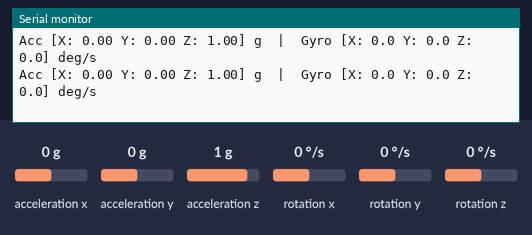
Simulated run of this sketch. Board: ESP32. Shown: the last lines printed to the serial monitor. Wiring (inferred from the names in the program): MPU-6050 motion sensor at I2C address 0x68. The test bench sets the inputs (shaded band); at power-on: acceleration x 0 g, acceleration y 0 g, acceleration z 1 g, rotation x 0 °/s, rotation y 0 °/s, rotation z 0 °/s.

Above: at 2.2 s.
2.3 s: acceleration x set to -1.4 g
At 2.34 s:
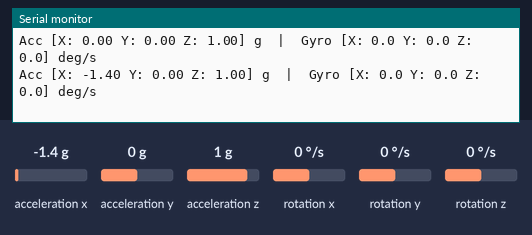
3.8 s: acceleration y set to -1.4 g
At 3.87 s:
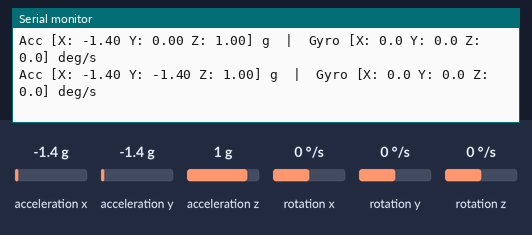
5.3 s: acceleration z set to -1.4 g
At 5.3 s:
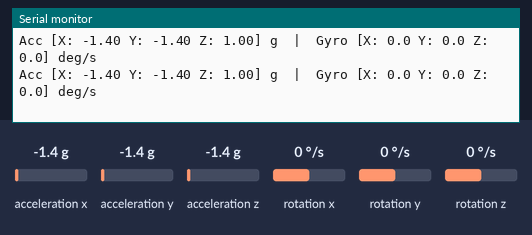
6.8 s: rotation x set to -192 °/s
At 6.84 s:
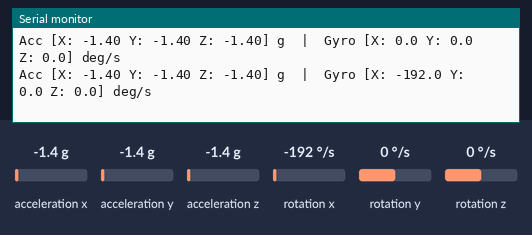
8.3 s: rotation y set to -192 °/s
At 8.38 s:
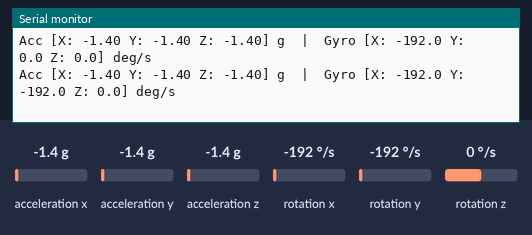

Measured:
- after the input at 2.3 s, the serial monitor: prints a new line at once (image 1)
- after the input at 3.8 s, the serial monitor: prints a new line after 0.07 s (image 2)
- after the input at 6.8 s, the serial monitor: prints a new line at once (image 4)
- after the input at 8.3 s, the serial monitor: prints a new line after 0.08 s (image 5)

The sketch:

MPU6050_Test.ino
```cpp
#include <Wire.h>

const int MPU_ADDR = 0x68; // I2C address of the MPU-6050

int16_t accel_x, accel_y, accel_z; // Raw Accelerometer data
int16_t gyro_x, gyro_y, gyro_z;    // Raw Gyroscope data
int16_t tempRaw;                   // Raw Temperature

// Variables to hold converted data
float ax, ay, az;
float gx, gy, gz;

void setup() {
  Serial.begin(115200);
  Wire.begin(); // SDA=21, SCL=22 on ESP32

  Serial.println(F("Initializing MPU6050..."));

  // 1. WAKE UP THE MPU6050
  // By default, it starts in sleep mode to save power.
  Wire.beginTransmission(MPU_ADDR);
  Wire.write(0x6B); // Power Management 1 register
  Wire.write(0x00); // Write 0 to wake it up
  Wire.endTransmission(true);

  // 2. CONFIGURE THE GYROSCOPE FULL-SCALE RANGE
  // Register 0x1B: Gyroscope Configuration
  // 0x00 = ±250°/s, 0x08 = ±500°/s, 0x10 = ±1000°/s, 0x18 = ±2000°/s
  // For drones, doing a flip takes about 1 second (360°/s). So ±500°/s is a standard safe limit.
  Wire.beginTransmission(MPU_ADDR);
  Wire.write(0x1B);
  Wire.write(0x08);
  Wire.endTransmission(true);

  // 3. CONFIGURE THE ACCELEROMETER FULL-SCALE RANGE
  // Register 0x1C: Accelerometer Configuration
  // 0x00 = ±2g, 0x08 = ±4g, 0x10 = ±8g, 0x18 = ±16g
  // Drone motors cause heavy high-g vibrations. ±2g will "clip" easily. We use ±8g.
  Wire.beginTransmission(MPU_ADDR);
  Wire.write(0x1C);
  Wire.write(0x10);
  Wire.endTransmission(true);

  // 4. HARDWARE DIGITAL LOW PASS FILTER (DLPF)
  // Register 0x1A: Configuration.
  // THIS IS CRITICAL FOR DRONES! It filters out high-frequency motor vibrations before they even reach the ESP32.
  // 0x00 = Filter off, 0x03 = ~42Hz bandwidth filter. Smooths out motor noise perfectly.
  Wire.beginTransmission(MPU_ADDR);
  Wire.write(0x1A);
  Wire.write(0x03);
  Wire.endTransmission(true);

  Serial.println(F("MPU6050 Ready! Make sure the sensor is perfectly flat and still."));
  delay(1000);
}

void loop() {
  // Read 14 bytes starting from register 0x3B (ACCEL_XOUT_H)
  Wire.beginTransmission(MPU_ADDR);
  Wire.write(0x3B);
  Wire.endTransmission(false);
  Wire.requestFrom(MPU_ADDR, 14, true);

  // Reading sequence MUST match the hardware register map: Accel (6 bytes), Temp (2 bytes), Gyro (6 bytes)
  accel_x = Wire.read()<<8 | Wire.read();
  accel_y = Wire.read()<<8 | Wire.read();
  accel_z = Wire.read()<<8 | Wire.read();

  tempRaw = Wire.read()<<8 | Wire.read(); // We can ignore temperature for now

  gyro_x = Wire.read()<<8 | Wire.read();
  gyro_y = Wire.read()<<8 | Wire.read();
  gyro_z = Wire.read()<<8 | Wire.read();

  // --- CONVERTING RAW DATA TO REAL PHYSICS UNITS ---

  // For ±8g setting, the datasheet tells us the scale factor is 4096 LSB/g
  ax = (float)accel_x / 4096.0;
  ay = (float)accel_y / 4096.0;
  az = (float)accel_z / 4096.0;

  // For ±500°/s setting, the datasheet tells us the scale factor is 65.5 LSB/(°/s)
  gx = (float)gyro_x / 65.5;
  gy = (float)gyro_y / 65.5;
  gz = (float)gyro_z / 65.5;

  // Print Accel data (in 'g's of force)
  Serial.print("Acc [X: "); Serial.print(ax, 2);
  Serial.print(" Y: "); Serial.print(ay, 2);
  Serial.print(" Z: "); Serial.print(az, 2);
  Serial.print("] g  |  ");

  // Print Gyro data (in degrees per second)
  Serial.print("Gyro [X: "); Serial.print(gx, 1);
  Serial.print(" Y: "); Serial.print(gy, 1);
  Serial.print(" Z: "); Serial.print(gz, 1);
  Serial.println("] deg/s");

  // A real flight controller loop runs at 4ms (250Hz), but we slow it down so we can read the serial monitor
  delay(100);
}
```
